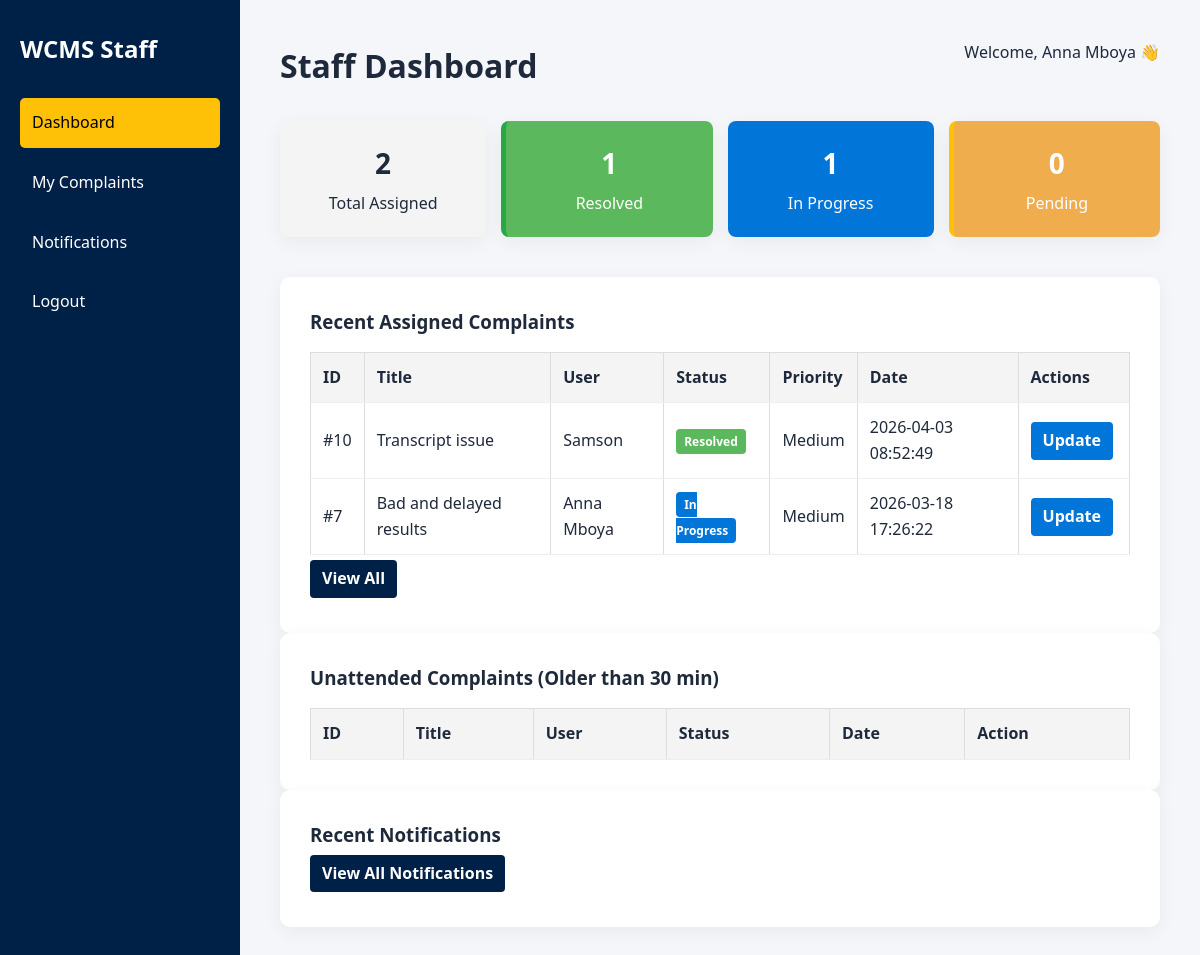
The page /web_based/staff/dashboard.php (signed in) on the database its author committed.
### tables this page shows
CREATE TABLE `complaints` (
  `id` int(11) NOT NULL,
  `user_id` int(11) NOT NULL,
  `category_id` int(11) NOT NULL,
  `complaint_type_id` int(11) DEFAULT NULL,
  `department_id` int(11) NOT NULL,
  `title` varchar(255) NOT NULL,
  `description` text NOT NULL,
  `status` enum('Pending','In Progress','Resolved','Rejected') DEFAULT 'Pending',
  `priority` enum('Low','Medium','High','Critical') DEFAULT 'Medium',
  `assigned_to` int(11) DEFAULT NULL,
  `created_at` timestamp NOT NULL DEFAULT current_timestamp(),
  `updated_at` timestamp NOT NULL DEFAULT current_timestamp() ON UPDATE current_timestamp(),
  `sla_deadline` datetime DEFAULT NULL,
  `resolved_at` datetime DEFAULT NULL,
  `sla_status` enum('Within SLA','Breached','Pending') DEFAULT 'Pending'
);

CREATE TABLE `users` (
  `id` int(11) NOT NULL,
  `name` varchar(100) NOT NULL,
  `email` varchar(150) NOT NULL,
  `password` varchar(255) NOT NULL,
  `role` enum('admin','staff','user') DEFAULT 'user',
  `department_id` int(11) DEFAULT NULL,
  `status` enum('active','inactive') DEFAULT 'active',
  `created_at` timestamp NOT NULL DEFAULT current_timestamp(),
  `department_role` enum('none','department_admin') DEFAULT 'none',
  `total_assigned` int(11) DEFAULT 0,
  `total_resolved` int(11) DEFAULT 0,
  `average_resolution_time` float DEFAULT 0,
  `reset_token` varchar(255) DEFAULT NULL,
  `reset_expires` datetime DEFAULT NULL
);

### web_based/staff/dashboard.php (the view, shortened to what this page needs)
<?php
include "../db.php";
$staff_id = $_SESSION['user_id'];
$total_assigned = mysqli_fetch_assoc(mysqli_query($conn, "SELECT COUNT(*) as count FROM complaints WHERE assigned_to=$staff_id"))['count'];
$resolved = mysqli_fetch_assoc(mysqli_query($conn, "SELECT COUNT(*) as count FROM complaints WHERE assigned_to=$staff_id AND status='Resolved'"))['count'];
$pending = mysqli_fetch_assoc(mysqli_query($conn, "SELECT COUNT(*) as count FROM complaints WHERE assigned_to=$staff_id AND status='Pending'"))['count'];
$in_progress = mysqli_fetch_assoc(mysqli_query($conn, "SELECT COUNT(*) as count FROM complaints WHERE assigned_to=$staff_id AND status='In Progress'"))['count'];
$recent_complaints = mysqli_query($conn, "
    SELECT c.*, u.name as user_name
    FROM complaints c
    JOIN users u ON c.user_id = u.id
    WHERE c.assigned_to = $staff_id
    ORDER BY c.created_at DESC
    LIMIT 5
");
$status_classes = [
    'Pending' => 'badge-warning',
    'In Progress' => 'badge-primary',
    'Resolved' => 'badge-success',
    'Rejected' => 'badge-danger'
];
?>
<!DOCTYPE html>
<html>
<head>
    <link rel="stylesheet" href="../assets/css/style.css">
</head>
<body>
<div class="dashboard">
    <aside class="sidebar">
        <h2>WCMS Staff</h2>
        <a href="dashboard.php" class="active">Dashboard</a>
        <a href="view_complaints.php">My Complaints</a>
        <a href="notifications.php">Notifications</a>
        <a href="../logout.php">Logout</a>
    </aside>
    <main class="main-content">
        <div class="topbar">
            <h1>Staff Dashboard</h1>
            <span>Welcome, <?php echo htmlspecialchars($_SESSION['name']); ?> 👋</span>
        </div>
        <div class="dashboard-cards">
            <div class="stat-card"><h2><?php echo $total_assigned; ?></h2><p>Total Assigned</p></div>
            <div class="stat-card success"><h2><?php echo $resolved; ?></h2><p>Resolved</p></div>
            <div class="stat-card primary"><h2><?php echo $in_progress; ?></h2><p>In Progress</p></div>
            <div class="stat-card warning"><h2><?php echo $pending; ?></h2><p>Pending</p></div>
        </div>
        <div class="card-table">
            <h3>Recent Assigned Complaints</h3>
            <table>
                <thead>
                    <tr><th>ID</th><th>Title</th><th>User</th><th>Status</th><th>Priority</th><th>Date</th><th>Actions</th></tr>
                </thead>
                <tbody>
                    <?php while($row = mysqli_fetch_assoc($recent_complaints)) { ?>
                    <tr>
                        <td>#<?php echo $row['id']; ?></td>
                        <td><?php echo htmlspecialchars($row['title']); ?></td>
                        <td><?php echo htmlspecialchars($row['user_name']); ?></td>
                        <td><span class="badge <?php echo $status_classes[$row['status']] ?? 'badge-warning'; ?>"><?php echo $row['status']; ?></span></td>
                        <td><?php echo $row['priority']; ?></td>
                        <td><?php echo $row['created_at']; ?></td>
                        <td>
                            <a href="edit_complaint.php?id=<?php echo $row['id']; ?>" class="btn btn-primary">Update</a>
                        </td>
                    </tr>
                    <?php } ?>
                </tbody>
            </table>
            <a href="view_complaints.php" class="btn primary">View All</a>
        </div>
        <div class="card-table">
            <h3>Unattended Complaints (Older than 30 min)</h3>
            <table>
                <thead>
                    <tr><th>ID</th><th>Title</th><th>User</th><th>Status</th><th>Date</th><th>Action</th></tr>
                </thead>
            </table>
        </div>
        <div class="card-table">
            <h3>Recent Notifications</h3>
            <a href="notifications.php" class="btn primary">View All Notifications</a>
        </div>
    </main>
</div>
</body>
</html>

### web_based/assets/css/style.css (style rules this page uses)
* { box-sizing: border-box; margin: 0; padding: 0; }
body { font-family: 'Segoe UI', sans-serif; background: #f8fafc; color: #1e293b; line-height: 1.6; }
.btn { display: inline-block; padding: 12px 24px; margin: 5px 0; border-radius: 6px; text-decoration: none; font-weight: 600; transition: 0.3s; }
.btn.primary { background: #002147; color: white; }
.dashboard { display: flex; min-height: 100vh; font-family: 'Segoe UI', sans-serif; }
.sidebar { width: 240px; background: #002147; color: white; padding: 30px 20px; }
.sidebar h2 { margin-bottom: 30px; }
.sidebar a { display: block; padding: 12px; margin-bottom: 10px; text-decoration: none; color: white; border-radius: 5px; transition: 0.3s; }
.sidebar a:hover, .sidebar a.active { background: #ffc107; color: black; }
.main-content { flex: 1; padding: 40px; background: #f4f6f9; }
.topbar { display: flex; justify-content: space-between; margin-bottom: 30px; }
.dashboard-cards { display: grid; grid-template-columns: repeat(auto-fit, minmax(220px, 1fr)); gap: 20px; margin-bottom: 40px; }
.stat-card { background: white; padding: 30px; border-radius: 10px; box-shadow: 0 5px 20px rgba(0,0,0,0.05); text-align: center; }
.stat-card h2 { font-size: 36px; margin: 0; }
.stat-card.success { border-left: 5px solid #28a745; }
.stat-card.warning { border-left: 5px solid #ffc107; }
.card-table { background: white; padding: 30px; border-radius: 10px; box-shadow: 0 5px 20px rgba(0,0,0,0.05); }
table { width: 100%; border-collapse: collapse; }
table th, table td { padding: 12px; border-bottom: 1px solid #eee; text-align: left; }
.badge { padding: 5px 10px; border-radius: 15px; font-size: 12px; font-weight: bold; }

### web_based/staff/dashboard.php (style rules this page uses)
.dashboard-cards { display:flex; gap:15px; margin-top:20px; flex-wrap: wrap; }
.stat-card { flex:1; padding:20px; background:#f4f4f4; border-radius:8px; text-align:center; }
.stat-card h2 { margin:0; font-size:28px; }
.stat-card p { margin:5px 0 0; }
.stat-card.success { background:#5cb85c; color:#fff; }
.stat-card.warning { background:#f0ad4e; color:#fff; }
.stat-card.primary { background:#0275d8; color:#fff; }
.badge { padding:4px 8px; border-radius:4px; color:#fff; font-weight:bold; }
.badge-primary { background-color:#0275d8; }
.badge-success { background-color:#5cb85c; }
table { width:100%; border-collapse: collapse; margin-top:15px; }
th, td { padding:10px; border:1px solid #ddd; text-align:left; }
th { background-color:#f4f4f4; }
.btn { padding:6px 12px; border-radius:4px; text-decoration:none; margin-right:4px; display:inline-block; }
.btn-primary { background-color:#0275d8; color:#fff; }

### rows shown on the page
complaints: id "10", title "Transcript issue", user.name "Samson", status "Resolved", priority "Medium", created_at "2026-04-03 08:52:49"
complaints: id "7", title "Bad and delayed results", user.name "Anna Mboya", status "In Progress", priority "Medium", created_at "2026-03-18 17:26:22"

### other values the page prints
$_SESSION['name'] "Anna Mboya"
$total_assigned "2"
$resolved "1"
$in_progress "1"
$pending "0"
